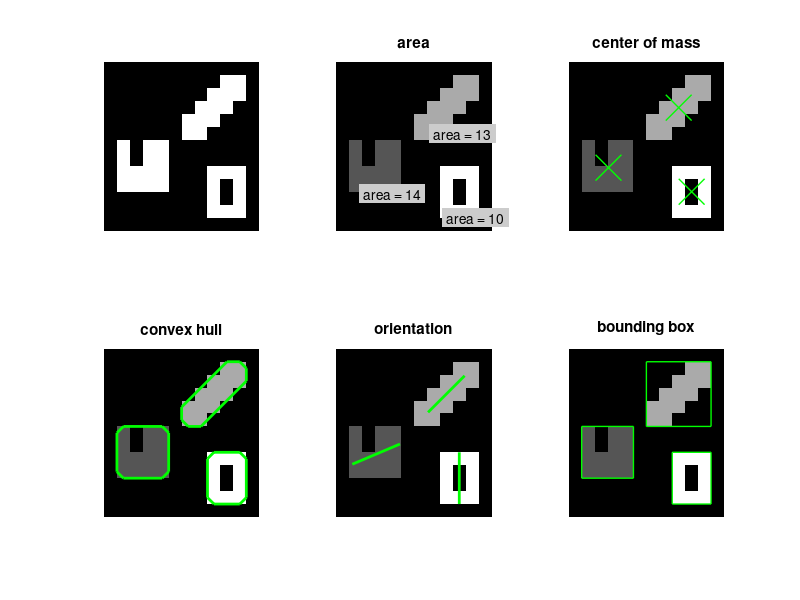

The MATLAB source for this figure:
clear all;  close all;  clc;

%we create a simple synthetic image
Image = uint8(zeros(13,12));

%object 1
Image(2,10:11) = 255;
Image(3,9:11) = 255;
Image(4,8:10) = 255;
Image(5,7:9) = 255;
Image(6,7:8) = 255;

%object 2
Image(7,2) = 255;
Image(7,4:5) = 255;
Image(8,2) = 255;
Image(8,4:5) = 255;
Image(9,2:5) = 255;
Image(10,2:5) = 255;

%object 3
Image(9,9:11) = 255;
Image(10,9) = 255;
Image(10,11) = 255;
Image(11,9) = 255;
Image(11,11) = 255;
Image(12,9:11) = 255;

%plot it
figure(1)
subplot(2,3,1)
imshow(Image)

%do labeling (use 8 neighbors, the default)
[LabelImage, NumberLabels] = bwlabel(Image);

%do feature extraction 
Prop = regionprops(LabelImage,'Area','Centroid','ConvexHull', 'Orientation');
%the result is the structure array Prop, with NumLabels x 1 entries 

%plot the result
subplot(2,3,2)
imshow(LabelImage, []);

for Ind=1:size(Prop,1) 
    Cent=Prop(Ind).Centroid;
    Area=Prop(Ind).Area;
    X=Cent(1);Y=Cent(2);
    text(X-1,Y+2, sprintf('area = %d', Area), 'BackgroundColor',[.8 .8 .8]);        
end
title('area');

subplot(2,3,3)
imshow(LabelImage, []);
%plot center of mass using a cross (line) or a rectangle
for Ind=1:size(Prop,1)
    X=Prop(Ind).Centroid(1)
    Y=Prop(Ind).Centroid(2)
    line([X-1 X+1],[Y-1 Y+1], 'LineWidth',1,'Color',[0 1 0])
    line([X+1 X-1],[Y-1 Y+1], 'LineWidth',1,'Color',[0 1 0])
end
title('center of mass');

subplot(2,3,4)
imshow(LabelImage, []);
%plot convex hull using line
for Ind=1:size(Prop,1)
    [k tmp] = size(Prop(Ind).ConvexHull);
    k = k-1;
    
    for n=1:k
        x = Prop(Ind).ConvexHull(n,1)
        x2 = Prop(Ind).ConvexHull(n+1,1)

        y = Prop(Ind).ConvexHull(n,2)
        y2 = Prop(Ind).ConvexHull(n+1,2)

        line([x x2],[y y2],'LineWidth',2,'Color',[0 1 0]);
    end
end


title('convex hull');



subplot(2,3,5)
imshow(LabelImage, []);
%draw a line through the centroid with given orientation
for Ind=1:size(Prop,1)
    X_center = Prop(Ind).Centroid(1)
    Y_center = Prop(Ind).Centroid(2)
    Angle = Prop(Ind).Orientation;
    line([X_center-2*cos(Angle/180*pi) X_center+2*cos(Angle/180*pi)], ...
        [Y_center+2*sin(Angle/180*pi) Y_center-2*sin(Angle/180*pi)], ...
        'LineWidth',2,'Color',[0 1 0])
end
title('orientation');

subplot(2,3,6)
imshow(LabelImage, []);
%construct the bounding box using line or rectangle
for Ind=1:size(Prop,1)
    X_min=min(Prop(Ind).ConvexHull(:,1))
    X_max=max(Prop(Ind).ConvexHull(:,1))
    Y_min=min(Prop(Ind).ConvexHull(:,2))
    Y_max=max(Prop(Ind).ConvexHull(:,2))
    
    line([X_min X_min+1E-10],[Y_min Y_max], 'LineWidth',1,'Color',[0 1 0])
    line([X_max X_max+1E-10],[Y_min Y_max], 'LineWidth',1,'Color',[0 1 0])
    line([X_min X_max],[Y_min Y_min+1E-10], 'LineWidth',1,'Color',[0 1 0])
    line([X_min X_max],[Y_max Y_max+1E-10], 'LineWidth',1,'Color',[0 1 0])
end
title('bounding box');
